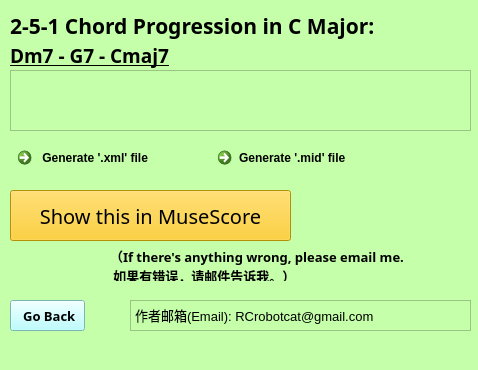
<?xml version="1.0" encoding="UTF-8"?>
<ui version="4.0">
 <class>cMajor</class>
 <widget class="QMainWindow" name="cMajor">
  <property name="geometry">
   <rect>
    <x>0</x>
    <y>0</y>
    <width>478</width>
    <height>370</height>
   </rect>
  </property>
  <property name="font">
   <font>
    <family>Footlight MT Light</family>
   </font>
  </property>
  <property name="windowTitle">
   <string>MainWindow</string>
  </property>
  <property name="styleSheet">
   <string notr="true">background-color: rgb(197, 255, 170)</string>
  </property>
  <widget class="QWidget" name="centralwidget">
   <widget class="QLabel" name="major_keys">
    <property name="geometry">
     <rect>
      <x>10</x>
      <y>10</y>
      <width>381</width>
      <height>31</height>
     </rect>
    </property>
    <property name="font">
     <font>
      <family>Baskerville Old Face</family>
      <pointsize>16</pointsize>
      <italic>false</italic>
      <bold>true</bold>
      <underline>false</underline>
     </font>
    </property>
    <property name="text">
     <string>2-5-1 Chord Progression in C Major: </string>
    </property>
   </widget>
   <widget class="QLabel" name="major_keys_2">
    <property name="geometry">
     <rect>
      <x>10</x>
      <y>40</y>
      <width>381</width>
      <height>31</height>
     </rect>
    </property>
    <property name="font">
     <font>
      <family>Ink Free</family>
      <pointsize>14</pointsize>
      <italic>false</italic>
      <bold>true</bold>
      <underline>true</underline>
     </font>
    </property>
    <property name="text">
     <string>Dm7 - G7 - Cmaj7</string>
    </property>
   </widget>
   <widget class="QListView" name="listView">
    <property name="geometry">
     <rect>
      <x>10</x>
      <y>70</y>
      <width>461</width>
      <height>61</height>
     </rect>
    </property>
    <property name="styleSheet">
     <string notr="true">border-image: url(:/Cmajor.png);</string>
    </property>
   </widget>
   <widget class="QCommandLinkButton" name="generate_xml">
    <property name="geometry">
     <rect>
      <x>10</x>
      <y>140</y>
      <width>181</width>
      <height>41</height>
     </rect>
    </property>
    <property name="styleSheet">
     <string notr="true">QCommandLinkButton
{
    /*背景颜色*/  
    background-color: rgb(211, 207, 255);   
    color:black;
      
}
QCommandLinkButton:pressed
{
    
    /*按下时字向右移动4像素*/  
    padding-left:4px;
    /*按下时字向下移动4像素*/  
    padding-top:4px;
}</string>
    </property>
    <property name="text">
     <string> Generate '.xml' file</string>
    </property>
   </widget>
   <widget class="QCommandLinkButton" name="generate_mid">
    <property name="geometry">
     <rect>
      <x>210</x>
      <y>140</y>
      <width>181</width>
      <height>41</height>
     </rect>
    </property>
    <property name="styleSheet">
     <string notr="true">QCommandLinkButton
{
    /*背景颜色*/  
    background-color: rgb(211, 207, 255);   
    color:black;
      
}
QCommandLinkButton:pressed
{
    
    /*按下时字向右移动4像素*/  
    padding-left:4px;
    /*按下时字向下移动4像素*/  
    padding-top:4px;
}</string>
    </property>
    <property name="text">
     <string>Generate '.mid' file</string>
    </property>
   </widget>
   <widget class="QPushButton" name="BackButton">
    <property name="geometry">
     <rect>
      <x>10</x>
      <y>300</y>
      <width>75</width>
      <height>31</height>
     </rect>
    </property>
    <property name="font">
     <font>
      <family>Microsoft JhengHei</family>
      <pointsize>10</pointsize>
      <bold>true</bold>
     </font>
    </property>
    <property name="styleSheet">
     <string notr="true">QPushButton
{
    /*背景颜色*/  
    background-color: rgb(170, 255, 255);   
    color:black;
      
}
QPushButton:pressed
{
    
    /*按下时字向右移动4像素*/  
    padding-left:4px;
    /*按下时字向下移动4像素*/  
    padding-top:4px;
}</string>
    </property>
    <property name="text">
     <string> Go Back</string>
    </property>
   </widget>
   <widget class="QPushButton" name="showInMuseScore">
    <property name="geometry">
     <rect>
      <x>10</x>
      <y>190</y>
      <width>281</width>
      <height>51</height>
     </rect>
    </property>
    <property name="font">
     <font>
      <family>Eras Bold ITC</family>
      <pointsize>15</pointsize>
     </font>
    </property>
    <property name="styleSheet">
     <string notr="true">QPushButton
{
    /*背景颜色*/  
    background-color: rgb(255, 201, 6);   
    color:black;
      
}
QPushButton:pressed
{
    
    /*按下时字向右移动4像素*/  
    padding-left:4px;
    /*按下时字向下移动4像素*/  
    padding-top:4px;
}</string>
    </property>
    <property name="text">
     <string>Show this in MuseScore</string>
    </property>
   </widget>
   <widget class="QLabel" name="label">
    <property name="geometry">
     <rect>
      <x>110</x>
      <y>250</y>
      <width>361</width>
      <height>31</height>
     </rect>
    </property>
    <property name="font">
     <font>
      <family>新宋体</family>
      <pointsize>10</pointsize>
      <bold>true</bold>
     </font>
    </property>
    <property name="text">
     <string>（If there's anything wrong, please email me.
 如果有错误，请邮件告诉我。）</string>
    </property>
   </widget>
   <widget class="QTextBrowser" name="textBrowser">
    <property name="geometry">
     <rect>
      <x>130</x>
      <y>300</y>
      <width>341</width>
      <height>31</height>
     </rect>
    </property>
    <property name="html">
     <string>&lt;!DOCTYPE HTML PUBLIC &quot;-//W3C//DTD HTML 4.0//EN&quot; &quot;http://www.w3.org/TR/REC-html40/strict.dtd&quot;&gt;
&lt;html&gt;&lt;head&gt;&lt;meta name=&quot;qrichtext&quot; content=&quot;1&quot; /&gt;&lt;meta charset=&quot;utf-8&quot; /&gt;&lt;style type=&quot;text/css&quot;&gt;
p, li { white-space: pre-wrap; }
hr { height: 1px; border-width: 0; }
li.unchecked::marker { content: &quot;\2610&quot;; }
li.checked::marker { content: &quot;\2612&quot;; }
&lt;/style&gt;&lt;/head&gt;&lt;body style=&quot; font-family:'Microsoft YaHei UI'; font-size:9pt; font-weight:400; font-style:normal;&quot;&gt;
&lt;p style=&quot; margin-top:0px; margin-bottom:0px; margin-left:0px; margin-right:0px; -qt-block-indent:0; text-indent:0px;&quot;&gt;&lt;span style=&quot; font-size:10pt;&quot;&gt;作者邮箱(Email): RCrobotcat@gmail.com&lt;/span&gt;&lt;/p&gt;&lt;/body&gt;&lt;/html&gt;</string>
    </property>
   </widget>
  </widget>
  <widget class="QMenuBar" name="menubar">
   <property name="geometry">
    <rect>
     <x>0</x>
     <y>0</y>
     <width>478</width>
     <height>22</height>
    </rect>
   </property>
  </widget>
  <widget class="QStatusBar" name="statusbar"/>
 </widget>
 <resources>
  <include location="251pic/cmaj.qrc"/>
 </resources>
 <connections/>
</ui>
